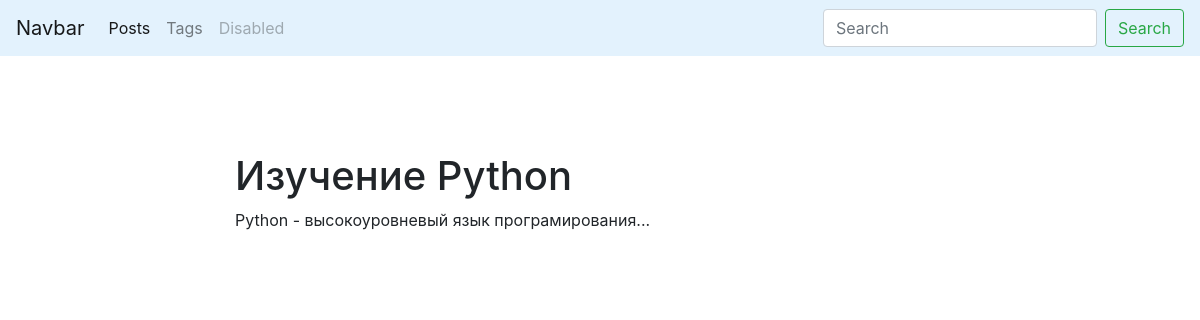
Page /blog/post/python_slug/ on the earlier database version.
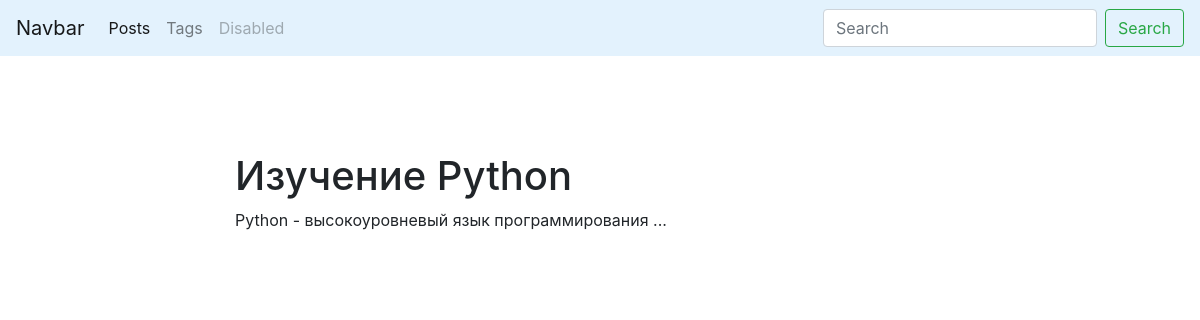
Same page on the later database version.
### blog/models.py (models this page shows, shortened)
class Post(models.Model):
    title = models.CharField(max_length=150, db_index=True)
    slug = models.SlugField(max_length=150, blank=True, unique=True)
    body = models.TextField(blank=True, db_index=True)
    tags = models.ManyToManyField('Tag', blank=True, related_name='posts')
    date_pub = models.DateTimeField(auto_now_add=True)

### blog/views.py (the view)
# urls.py: path('post/<str:slug>/', PostDetail.as_view(), name='post_detail_url'),
class PostDetail(ObjectDetailMixin, View):
    model = Post
    template = 'blog/post_detail.html'

### blog/utils.py (called while the page is built)
    def get(self, request, slug):
        obj = get_object_or_404(self.model, slug__iexact=slug)
        return render(request, self.template, context={self.model.__name__.lower(): obj, 'admin_object': obj, 'detail': True})

### blog/templates/blog/post_detail.html (shortened to what this page needs)
{% extends 'blog/base_blog.html' %}
{% block  content %}
    <h1 class='mt-5'>
        {{ post.title }}
    </h1>
    <p>
        {{ post.body}}
    </p>
{% endblock  %}

Differences in the rows shown:
changed Post "Изучение Python": body "Python - высокоуровневый язык програмирования..." → "Python - высокоуровневый язык программирования ..."
